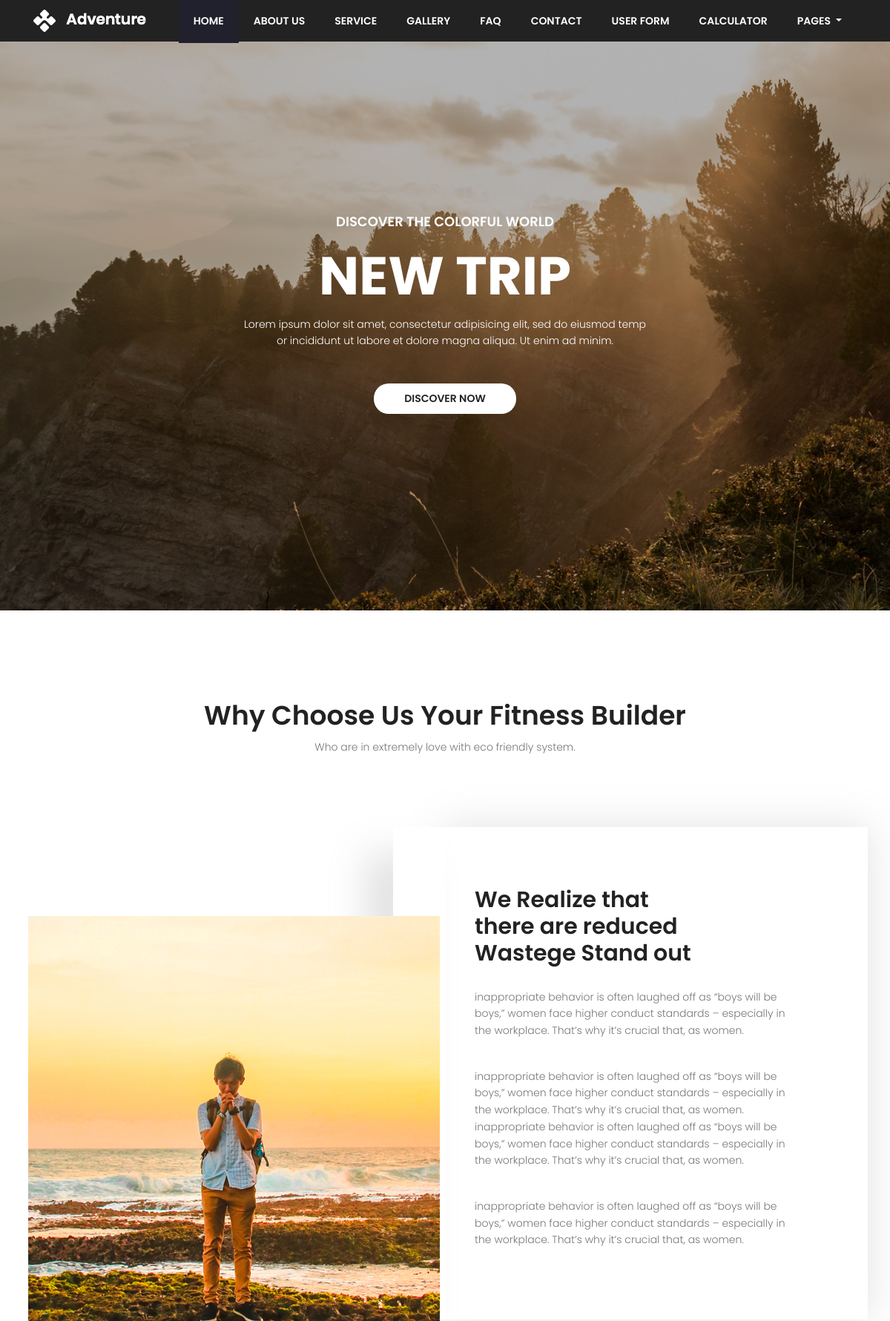
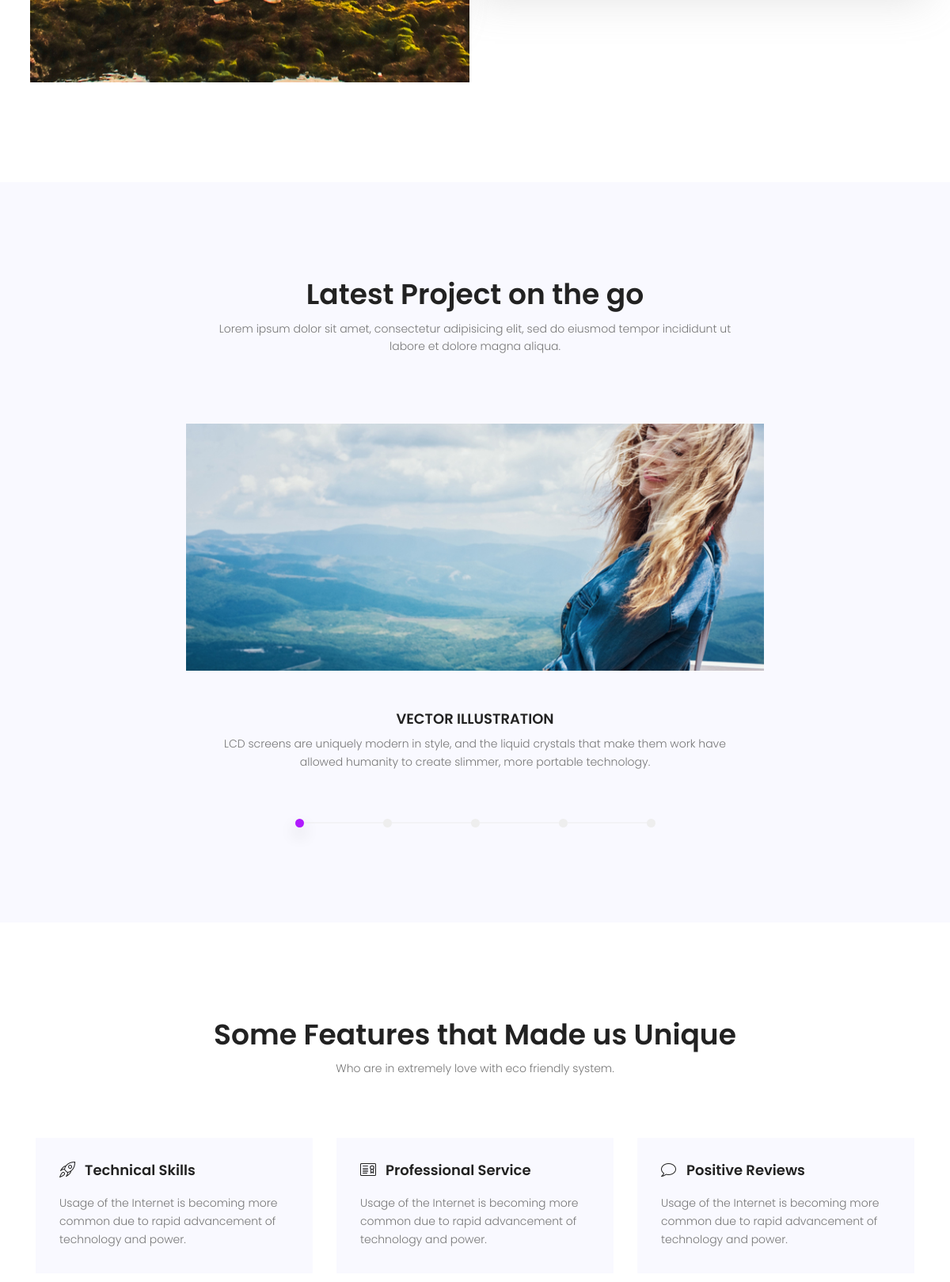
The page / (upper part) on the database its author committed (2 pictures, top to bottom).
### service/models.py (models this page shows)
class Service(models.Model):
    service_icon = models.CharField(max_length=50)
    service_title = models.CharField(max_length=50)
    service_des = models.TextField()

### wscubetech/views.py (the view)
# urls.py: path('', views.homePage, name = 'homePage'),
def homePage(request):
    newsData = News.objects.all()
    servicesData = Service.objects.all().order_by("-service_title") # [2:5]
    data = {
        'servicesData' : servicesData,
        'newsData' : newsData
    }
    return render(request, "index.html", data)

### templates/index.html (shortened to what this page needs)
{% extends 'base.html' %}
{% block content %}
<marquee behavior="" direction="" onmouseover="stop()" onmouseout="start()">
	{% for news in newsData %}
		<a href="/newsdetails/{{news.news_slug}}">
		</a>
	{% endfor %}
</marquee>
			<section class="default-banner active-blog-slider">
					<div class="item-slider relative" style="background: url(/static/img/slider2.jpg);background-size: cover;">
						<div class="container">
							<div class="row fullscreen justify-content-center align-items-center">
								<div class="col-md-10 col-12">
									<div class="banner-content text-center">
										<h4 class="text-white mb-20 text-uppercase">Discover the Colorful World</h4>
										<h1 class="text-uppercase text-white">New Trip</h1>
										<p class="text-white">Lorem ipsum dolor sit amet, consectetur adipisicing elit, sed do eiusmod temp <br>
										or incididunt ut labore et dolore magna aliqua. Ut enim ad minim.</p>
										<a href="#" class="text-uppercase header-btn">Discover Now</a>
									</div>
								</div>
							</div>
						</div>
					</div>
				</section>
			<section class="section-gap info-area" id="about">
				<div class="container">
					<div class="row d-flex justify-content-center">
						<div class="menu-content pb-40 col-lg-8">
							<div class="title text-center">
								<h1 class="mb-10">Why Choose Us Your Fitness Builder</h1>
								<p>Who are in extremely love with eco friendly system.</p>
							</div>
						</div>
					</div>
					<div class="single-info row mt-40">
						<div class="col-lg-6 col-md-12 mt-120 text-center no-padding info-left">
							<div class="info-thumb">
								<img src="/static/img/about-img.jpg" class="img-fluid" alt="">
							</div>
						</div>
						<div class="col-lg-6 col-md-12 no-padding info-rigth">
							<div class="info-content">
								<h2 class="pb-30">We Realize that <br>
								there are reduced <br>
								Wastege Stand out</h2>
								<p>
									inappropriate behavior is often laughed off as “boys will be boys,” women face higher conduct standards – especially in the workplace. That’s why it’s crucial that, as women.
								</p>
								<br>
								<p>
									inappropriate behavior is often laughed off as “boys will be boys,” women face higher conduct standards – especially in the workplace. That’s why it’s crucial that, as women. inappropriate behavior is often laughed off as “boys will be boys,” women face higher conduct standards – especially in the workplace. That’s why it’s crucial that, as women.
								</p>
								<br>
								<p>
									inappropriate behavior is often laughed off as “boys will be boys,” women face higher conduct standards – especially in the workplace. That’s why it’s crucial that, as women.
								</p>
								</div>
						</div>
					</div>
				</div>
			</section>
			<section class="project-area section-gap" id="project">
				<div class="container">
					<div class="row d-flex justify-content-center">
						<div class="menu-content pb-30 col-lg-8">
							<div class="title text-center">
								<h1 class="mb-10">Latest Project on the go</h1>
								<p>Lorem ipsum dolor sit amet, consectetur adipisicing elit, sed do eiusmod tempor incididunt ut <br> labore  et dolore magna aliqua.</p>
							</div>
						</div>
					</div>
					<div class="row justify-content-center d-flex">
						<div class="active-works-carousel mt-40 col-lg-8">
							<div class="item">
								<img class="img-fluid" src="/static/img/why.jpg" alt="">
								<div class="caption text-center mt-20">
									<h6 class="text-uppercase">Vector Illustration</h6>
									<p>LCD screens are uniquely modern in style, and the liquid crystals that make them work have <br> allowed humanity to create slimmer, more portable technology.</p>
								</div>
							</div>
						</div>
					</div>
				</div>
			</section>
			<section class="feature-area section-gap" id="secvice">
				<div class="container">
					<div class="row d-flex justify-content-center">
						<div class="menu-content pb-60 col-lg-8">
							<div class="title text-center">
								<h1 class="mb-10">Some Features that Made us Unique</h1>
								<p>Who are in extremely love with eco friendly system.</p>
							</div>
						</div>
					</div>
					<div class="row">
						{% for n in servicesData %}
						<div class="col-lg-4 col-md-6 ">
							<div class="single-feature mb-30">
								<div class="title d-flex flex-row pb-20">
									<span class="{{n.service_icon}}"></span>
									<h4><a href="#">{{n.service_title}}</a></h4>
								</div>
								<p>
									{{n.service_des}}
								</p>
							</div>
						</div>
						{% endfor %}
					</div>
				</div>
			</section>
{% endblock content %}

### static/css/main.css (style rules this page uses)
body { color: #777777; font-family: "Poppins", sans-serif; font-size: 14px; font-weight: 300; line-height: 1.625em; position: relative; }
a { -webkit-transition: all 0.3s ease 0s; -moz-transition: all 0.3s ease 0s; -o-transition: all 0.3s ease 0s; transition: all 0.3s ease 0s; }
a, a:focus, a:hover { text-decoration: none; outline: 0; }
h1, h2, h3, h4, h5, h6 { font-family: "Poppins", sans-serif; color: #222222; line-height: 1.2em !important; margin-bottom: 0; margin-top: 0; font-weight: 600; }
h1, .h1 { font-size: 36px; }
h2, .h2 { font-size: 30px; }
h4, .h4 { font-size: 18px; }
h6, .h6 { font-size: 14px; color: #222222; }
.mt-20 { margin-top: 20px; }
.mt-40 { margin-top: 40px; }
.mt-120 { margin-top: 120px; }
.mb-10 { margin-bottom: 10px; }
.mb-20 { margin-bottom: 20px; }
.mb-30 { margin-bottom: 30px; }
.pb-20 { padding-bottom: 20px; }
.pb-30 { padding-bottom: 30px; }
.pb-40 { padding-bottom: 40px; }
.pb-60 { padding-bottom: 60px; }
.text-white { color: #fff; }
.text-center { text-align: center; }
.relative { position: relative; }
.no-padding { padding: 0; }
h1 { font-size: 36px; }
h2 { font-size: 30px; }
h4 { font-size: 18px; }
h6 { font-size: 14px; }
h1, h2, h3, h4, h5, h6 { line-height: 1.5em; }
.section-gap { padding: 120px 0; }
.default-banner { margin-top: -48px; }
.default-banner h1 { color: #222; font-size: 72px; font-weight: 700; line-height: 1em; margin-bottom: 10px; }
.header-btn { background-color: #fff; padding: 8px 40px; font-weight: 600; color: #222; box-shadow: 0px 20px 20px 0px rgba(0, 0, 0, 0.1); border: 1px solid transparent; border-radius: 20px; margin-top: 30px; display: inline-block; }
.info-area .info-thumb { overflow: hidden; display: inline-block; }
.info-area .info-content { box-shadow: 0px 0px 50px 0px rgba(157, 157, 157, 0.3); position: relative; background: #fff; padding: 80px 100px 80px 40px; }
.info-area .info-content:after { content: ""; box-shadow: -35.355px 35.355px 50px 0px rgba(157, 157, 157, 0.3); position: absolute; right: 100%; top: 0; background: #fff; width: 70px; height: 100%; }
.info-area .info-left { z-index: 2; }
.project-area { background-color: #f9f9ff; }
.active-works-carousel .item .caption { padding: 30px 40px; }
.active-works-carousel .item .caption h6 { margin-bottom: 10px; color: #222; }
.active-works-carousel .item .caption p { margin-bottom: 0; }
.single-feature { background-color: #f9f9ff; padding: 30px 30px 15px 30px; -webkit-transition: all 0.3s ease 0s; -moz-transition: all 0.3s ease 0s; -o-transition: all 0.3s ease 0s; transition: all 0.3s ease 0s; }
.single-feature a { color: #222; }
.single-feature .title .lnr { color: #222; font-weight: 400; margin-right: 12px; font-size: 20px; }
h6 { color: #fff; margin-bottom: 25px; font-size: 18px; font-weight: 600; }

### rows shown on the page
Service: service_title "Technical Skills", service_des "Usage of the Internet is becoming more common due to rapid advancement of technology and power."
Service: service_title "Professional Service", service_des "Usage of the Internet is becoming more common due to rapid advancement of technology and power."
Service: service_title "Positive Reviews", service_des "Usage of the Internet is becoming more common due to rapid advancement of technology and power."
